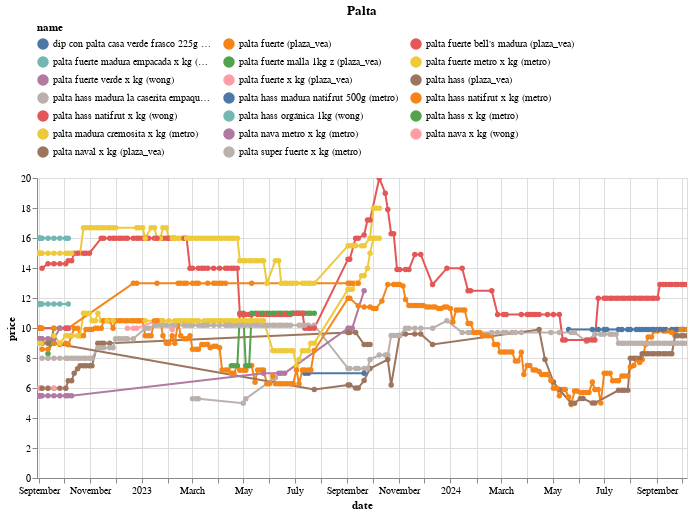

The notebook cell saved with this chart:
### Code cell
(df
 .loc[df.name.isin(names)]
 .pipe(alt.Chart)
 .mark_line(point=True)
 .encode(x='date', y='price', color='name', tooltip=['name','price'])
 .properties(width=650, title='Palta')
 .interactive()
 .configure_legend(orient='top', columns=3)
)

### Figure 1 — Vega-Lite specification as saved in the notebook (floating-point values rounded to 4 significant figures; data arrays with more than 128 entries replaced by an {"elided": "..."} marker saying what was removed)
{"config": {"view": {"continuousWidth": 300, "continuousHeight": 300}, "legend": {"columns": 3, "orient": "top"}}, "data": {"name": "data-e445f5739a322e886a4e28342bc4b8b3"}, "mark": {"type": "line", "point": true}, "encoding": {"color": {"field": "name", "type": "nominal"}, "tooltip": [{"field": "name", "type": "nominal"}, {"field": "price", "type": "quantitative"}], "x": {"field": "date", "type": "temporal"}, "y": {"field": "price", "type": "quantitative"}}, "params": [{"name": "param_14", "select": {"type": "interval", "encodings": ["x", "y"]}, "bind": "scales"}], "title": "Palta", "width": 650, "$schema": "https://vega.github.io/schema/vega-lite/v5.20.1.json", "datasets": {"data-e445f5739a322e886a4e28342bc4b8b3": {"elided": "911 records"}}}
